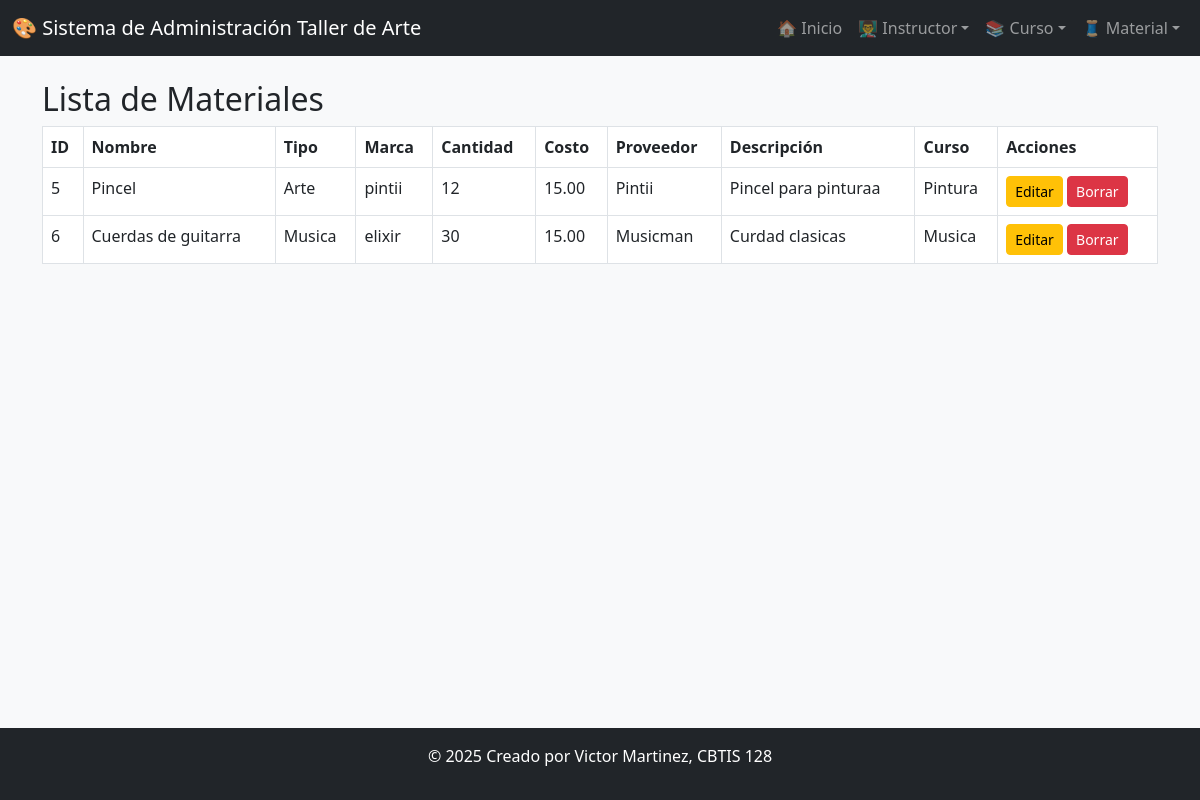
The app's page /ver_material/ with its own data.
### app_TallerdeArte/models.py (models this page shows, shortened)
class Material(models.Model):
    material_id = models.AutoField(primary_key=True)
    nombre_material = models.CharField(max_length=100)
    tipo = models.CharField(max_length=50)
    marca = models.CharField(max_length=50)
    cantidad_stock = models.PositiveIntegerField()
    costo_unitario = models.DecimalField(max_digits=8, decimal_places=2)
    nombre_proveedor = models.CharField(max_length=100)
    descripcion = models.TextField()
    curso = models.ForeignKey('Curso', on_delete=models.CASCADE, related_name='materiales', null=True, blank=True)

class Curso(models.Model):
    curso_id = models.AutoField(primary_key=True)
    nombre_curso = models.CharField(max_length=100)
    descripcion = models.TextField()
    salon_num = models.IntegerField()
    duracion_semanas = models.PositiveIntegerField()
    costo = models.DecimalField(max_digits=8, decimal_places=2)
    fecha_inicio = models.DateField()
    cupo_maximo = models.PositiveIntegerField()
    instructor = models.ForeignKey(Instructor, on_delete=models.CASCADE, related_name='cursos')

### app_TallerdeArte/views.py (the view)
# urls.py: path('ver_material/', views.ver_material, name='ver_material'),
def ver_material(request):
    materiales = Material.objects.all().order_by('material_id')
    return render(request, 'material/ver_material.html', {'materiales': materiales})

### app_TallerdeArte/templates/material/ver_material.html
{% extends 'base.html' %}
{% block content %}
<h2>Lista de Materiales</h2>
<table class="table table-bordered">
  <thead>
    <tr>
      <th>ID</th>
      <th>Nombre</th>
      <th>Tipo</th>
      <th>Marca</th>
      <th>Cantidad</th>
      <th>Costo</th>
      <th>Proveedor</th>
      <th>Descripción</th>
      <th>Curso</th>
      <th>Acciones</th>
    </tr>
  </thead>
  <tbody>
    {% for m in materiales %}
    <tr>
      <td>{{ m.material_id }}</td>
      <td>{{ m.nombre_material }}</td>
      <td>{{ m.tipo }}</td>
      <td>{{ m.marca }}</td>
      <td>{{ m.cantidad_stock }}</td>
      <td>{{ m.costo_unitario }}</td>
      <td>{{ m.nombre_proveedor }}</td>
      <td>{{ m.descripcion }}</td>
      <td>
        {% if m.curso %}
          {{ m.curso.nombre_curso }}
        {% else %}
          <em>Sin curso</em>
        {% endif %}
      </td>
      <td>
        <a href="{% url 'actualizar_material' m.material_id %}" class="btn btn-warning btn-sm">Editar</a>
        <a href="{% url 'borrar_material' m.material_id %}" class="btn btn-danger btn-sm">Borrar</a>
      </td>
    </tr>
    {% endfor %}
  </tbody>
</table>
{% endblock %}

### app_TallerdeArte/templates/base.html (shortened to what this page needs)
<!DOCTYPE html>
<html lang="es">
<head>
    <link href="https://cdn.jsdelivr.net/npm/bootstrap@5.3.0/dist/css/bootstrap.min.css" rel="stylesheet">
</head>
<body class="bg-light">
    {% include 'navbar.html' %}
    <main class="container mt-4">
        {% block content %}{% endblock %}
    </main>
    {% include 'footer.html' %}
</body>
</html>

### app_TallerdeArte/templates/navbar.html (shortened to what this page needs)
<nav class="navbar navbar-expand-lg navbar-dark bg-dark">
    <div class="container-fluid">
      <a class="navbar-brand" href="#">🎨 Sistema de Administración Taller de Arte</a>
      <div class="collapse navbar-collapse">
        <ul class="navbar-nav ms-auto">
          <li class="nav-item"><a class="nav-link" href="/">🏠 Inicio</a></li>
          <li class="nav-item dropdown">
            <a class="nav-link dropdown-toggle" href="#" data-bs-toggle="dropdown">👨‍🏫 Instructor</a>
          </li>
          <li class="nav-item dropdown">
            <a class="nav-link dropdown-toggle" href="#" data-bs-toggle="dropdown">📚 Curso</a>
          </li>
          <li class="nav-item dropdown">
            <a class="nav-link dropdown-toggle" href="#" data-bs-toggle="dropdown">🧵 Material</a>
          </li>
        </ul>
      </div>
    </div>
  </nav>

### app_TallerdeArte/templates/footer.html (shortened to what this page needs)
<footer class="bg-dark text-white text-center py-3 fixed-bottom">
    <p>© <span id="anio"></span> Creado por Victor Martinez, CBTIS 128</p>
</footer>

### records on screen
Material: material_id "5", nombre_material "Pincel", tipo "Arte", marca "pintii", cantidad_stock "12", costo_unitario "15.00", nombre_proveedor "Pintii", descripcion "Pincel para pinturaa", curso.nombre_curso "Pintura"
Material: material_id "6", nombre_material "Cuerdas de guitarra", tipo "Musica", marca "elixir", cantidad_stock "30", costo_unitario "15.00", nombre_proveedor "Musicman", descripcion "Curdad clasicas", curso.nombre_curso "Musica"
